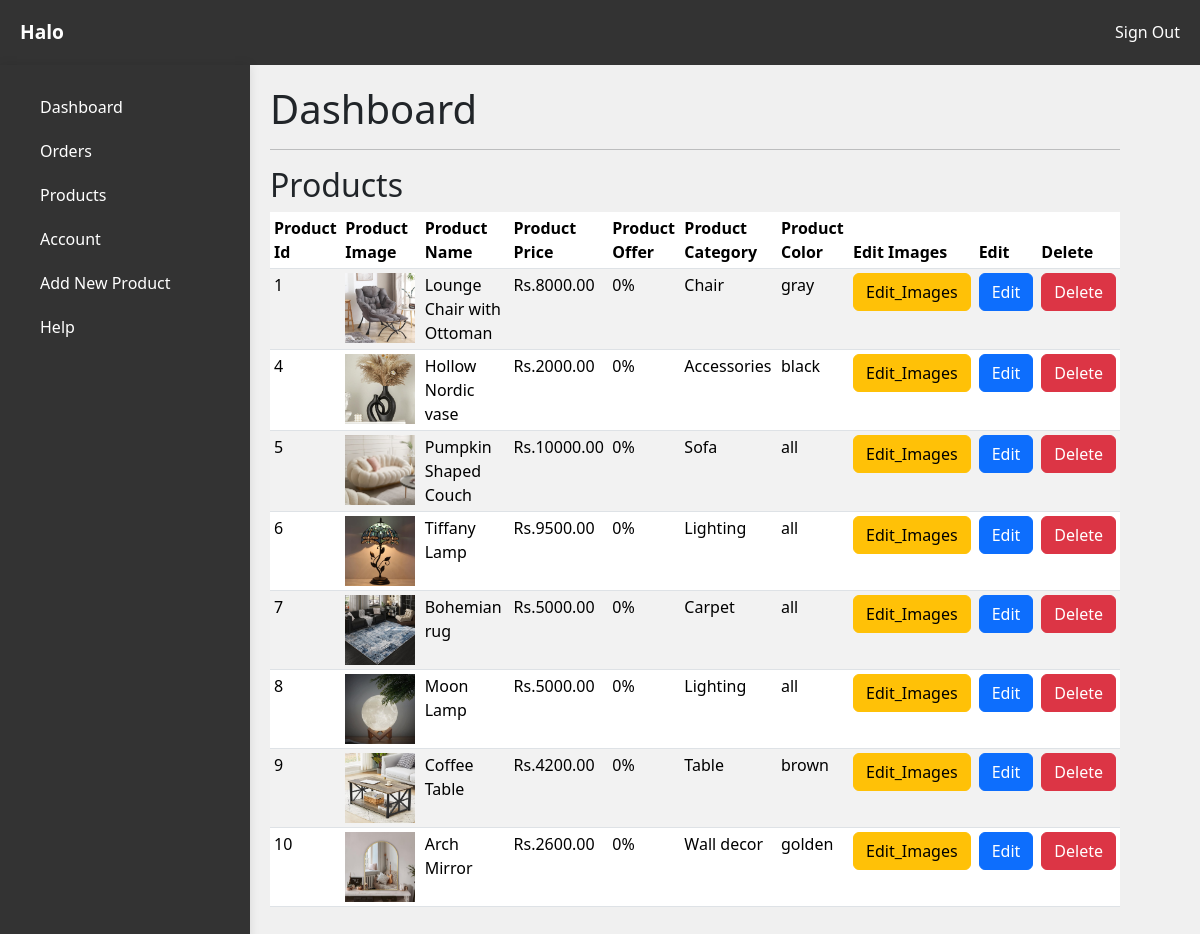
Screenshot of /admin/products.php (signed in) with the database file from the repository.
### tables this page shows
CREATE TABLE `products` (
  `product_id` int(11) NOT NULL,
  `product_name` varchar(100) NOT NULL,
  `product_category` varchar(108) NOT NULL,
  `product_description` varchar(255) NOT NULL,
  `product_image` varchar(255) NOT NULL,
  `product_image2` varchar(255) DEFAULT NULL,
  `product_image3` varchar(255) DEFAULT NULL,
  `product_image4` varchar(255) DEFAULT NULL,
  `product_price` decimal(10,2) NOT NULL,
  `product_special_offer` int(2) DEFAULT NULL,
  `product_color` varchar(108) DEFAULT NULL
);

### admin/products.php (the view, shortened to what this page needs)
<?php
include('header.php');
    $stmt = $conn->prepare("SELECT * FROM products");
    $stmt->execute();
    $products = $stmt->get_result();
?>
    <div class="container">
        <div class="sidebar">
            <?php include 'sidemenu.php'; ?>
        </div>
        <div class="content">
            <h1>Dashboard</h1>
            <hr>
            <h2>Products</h2>
           <div class = "table-responsive">
                <table class="table table-striped table-sm">
                    <thead>
                        <tr>
                            <th scope="col">Product Id</th>
                            <th scope="col">Product Image</th>
                            <th scope="col">Product Name</th>
                            <th scope="col">Product Price</th>
                            <th scope="col">Product Offer</th>
                            <th scope="col">Product Category</th>
                            <th scope="col">Product Color</th>
                            <th scope="col">Edit Images</th>
                            <th scope="col">Edit</th>
                            <th scope="col">Delete</th>
                        </tr>
                    </thead>
                    <tbody>
                        <?php foreach($products as $product) { ?>
                            <tr>
                                <td><?php echo $product['product_id'];  ?></td>
                                <td><img src="<?php echo "../assets/imgs/". $product['product_image'];  ?>" style="width:70px; height:70px; " ></td>
                                <td><?php echo $product['product_name'];  ?></td>
                                <td>Rs.<?php echo $product['product_price'];  ?></td>
                                <td><?php echo $product['product_special_offer'];  ?>%</td>
                                <td><?php echo $product['product_category'];  ?></td>
                                <td><?php echo $product['product_color'];  ?></td>
                                <td><a class="btn btn-warning" href="<?php echo "edit_images.php?product_id=".$product['product_id']."&product_name=".$product['product_name']; ?>">Edit_Images</a></td>
                                <td><a class="btn btn-primary" href="edit_product.php?product_id=<?php echo $product['product_id']; ?>">Edit</a></td>
                                <td><a class="btn btn-danger" href="delete_product.php?product_id=<?php echo $product['product_id']; ?>">Delete</a></td>
                            </tr>
                        <?php } ?>
                    </tbody>
                </table>
           </div>
        </div>
    </div>
</body>
</html>

### admin/styles.css (style rules this page uses)
body { font-family: 'Segoe UI', Tahoma, Geneva, Verdana, sans-serif; margin: 0; padding: 0; background-color: #f0f0f0; }
.container { display: flex; position: absolute; left: 0; margin: 0; padding: 0; }
.sidebar { background-color: #333; width: 250px; min-height: 100vh; box-shadow: 0 0 10px rgba(0, 0, 0, 0.1); }
.content { flex: 1; padding: 20px; }

### rows the page displays
products: product_id "1", product_image (picture), product_name "Lounge Chair with Ottoman", product_price "8000.00", product_special_offer "0", product_category "Chair", product_color "gray"
products: product_id "4", product_image (picture), product_name "Hollow Nordic vase", product_price "2000.00", product_special_offer "0", product_category "Accessories", product_color "black"
products: product_id "5", product_image (picture), product_name "Pumpkin Shaped Couch", product_price "10000.00", product_special_offer "0", product_category "Sofa", product_color "all"
products: product_id "6", product_image (picture), product_name "Tiffany Lamp", product_price "9500.00", product_special_offer "0", product_category "Lighting", product_color "all"
products: product_id "7", product_image (picture), product_name "Bohemian rug", product_price "5000.00", product_special_offer "0", product_category "Carpet", product_color "all"
products: product_id "8", product_image (picture), product_name "Moon Lamp", product_price "5000.00", product_special_offer "0", product_category "Lighting", product_color "all"
products: product_id "9", product_image (picture), product_name "Coffee Table", product_price "4200.00", product_special_offer "0", product_category "Table", product_color "brown"
products: product_id "10", product_image (picture), product_name "Arch Mirror", product_price "2600.00", product_special_offer "0", product_category "Wall decor", product_color "golden"
